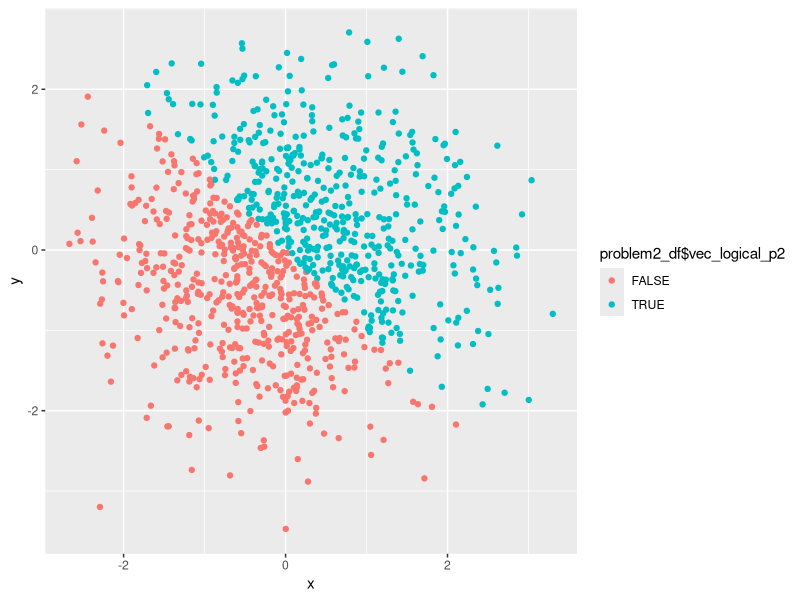
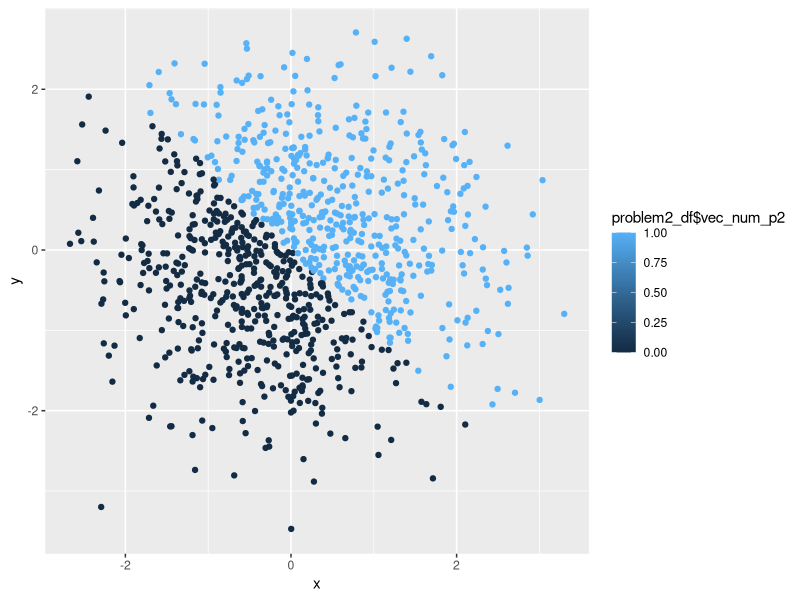
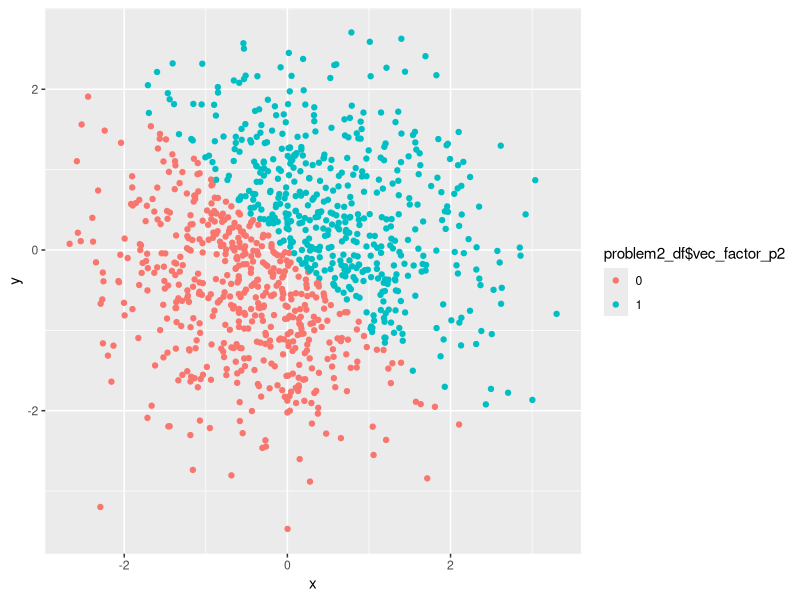
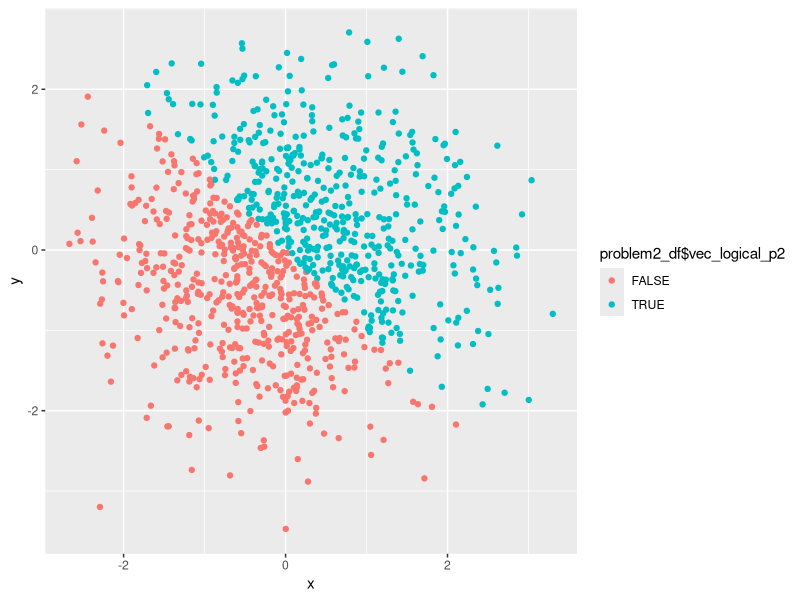

Write R code to recreate these figures, in order.
## ---- chunk 1
knitr::opts_chunk$set(echo = TRUE)

library(tidyverse)
## ---- chunk 2
problem1_df = tibble(
  random_sample_p1 = runif(10, 0, 5),
  vec_logical_p1 = random_sample_p1 > 2,
  vec_char_p1 = c("a", "b", "c", "d", "e", "f", "g", "h", "i", "j"),
  vec_factor_p1 = factor(vec_char_p1)
  
)

## ---- chunk 3
mean(problem1_df$random_sample_p1)

mean(problem1_df$vec_logical_p1)

mean(problem1_df$vec_char_p1)

mean(problem1_df$vec_factor_p1)
## ---- chunk 4

as.numeric(problem1_df$vec_logical_p1)

as.numeric(problem1_df$vec_factor_p1)

as.numeric(problem1_df$vec_char_p1)

## ---- chunk 5

as.numeric(as.factor(problem1_df$vec_char_p1))

## ---- chunk 6

as.numeric(as.character(problem1_df$vec_factor_p1))

## ---- chunk 7
problem2_df = tibble(
  x = rnorm(1000),
  y = rnorm(1000),
  vec_logical_p2 = x + y > 0,
  vec_num_p2 = as.numeric(vec_logical_p2),
  vec_factor_p2 = as.factor(vec_num_p2)
)
## ---- chunk 8

ggplot(problem2_df, aes(x = x, y = y, color = problem2_df$vec_logical_p2)) + geom_point()


ggsave("p2_Logic_scatter_plot.pdf", height = 4, width = 6)

## ---- chunk 9

ggplot(problem2_df, aes(x = x, y = y, color = problem2_df$vec_num_p2)) + geom_point()

## ---- chunk 10

ggplot(problem2_df, aes(x = x, y = y, color = problem2_df$vec_factor_p2)) + geom_point()

